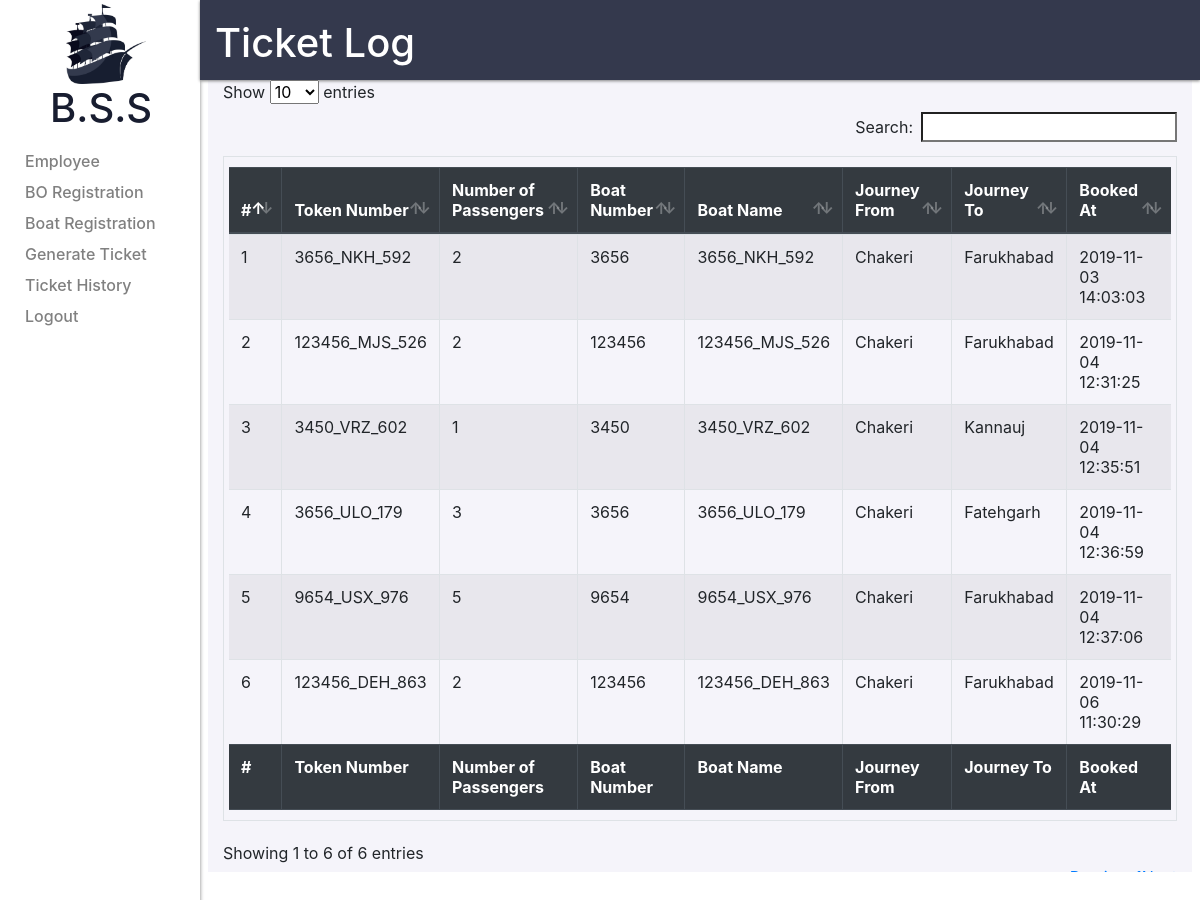
Screenshot of /modules/admin/ticket_history.php (signed in) with the database file from the repository.
### tables this page shows
CREATE TABLE `unreserved_ticket_log` (
  `id` int(10) NOT NULL,
  `boatid` int(10) NOT NULL,
  `number_of_passenger` int(10) NOT NULL,
  `portfrom` int(10) NOT NULL,
  `portto` int(10) NOT NULL,
  `token` varchar(40) NOT NULL,
  `tripid` int(10) NOT NULL,
  `paymentid` int(10) NOT NULL,
  `bookedat` timestamp NOT NULL DEFAULT current_timestamp()
);

CREATE TABLE `boatdetails` (
  `boatid` int(11) NOT NULL,
  `boatowner` int(11) DEFAULT NULL,
  `boatname` varchar(30) DEFAULT NULL,
  `boatnumber` varchar(30) DEFAULT NULL,
  `personcapacity` bigint(20) DEFAULT NULL,
  `weightcapacity` bigint(10) DEFAULT NULL,
  `status` int(1) NOT NULL DEFAULT 0,
  `boatlogo` varchar(50) DEFAULT NULL,
  `boatlogourl` varchar(350) DEFAULT NULL,
  `brandname` varchar(30) DEFAULT NULL,
  `modelname` varchar(30) DEFAULT NULL,
  `createdat` datetime DEFAULT NULL,
  `createdby` int(11) DEFAULT NULL,
  `updatedat` datetime DEFAULT NULL,
  `updatedby` int(11) DEFAULT NULL
);

CREATE TABLE `ports` (
  `portid` int(10) NOT NULL,
  `portname` varchar(30) NOT NULL,
  `stateid` int(10) NOT NULL,
  `portlongitude` bigint(20) NOT NULL,
  `portlatitude` bigint(20) NOT NULL
);

### modules/admin/ticket_history.php (the view, shortened to what this page needs)
<?php
require"../../includes/admin/layout/head.php";
require"../../includes/admin/layout/sidebar.php";
require"../../includes/admin/dbconnect.php";
$select_ticktes_query="SELECT * FROM unreserved_ticket_log";
$execute_select_ticktes_query=mysqli_query($connect,$select_ticktes_query);
$select_ports_query="SELECT portname,portid FROM ports";
$execute_select_ports_query=mysqli_query($connect,$select_ports_query);
while($ports_data=mysqli_fetch_assoc($execute_select_ports_query))
{
    $ports[]=$ports_data;
}
$select_boat_details_query="SELECT boatid,boatnumber FROM boatdetails";
$execute_select_boat_details_query=mysqli_query($connect,$select_boat_details_query);
while($boats_data=mysqli_fetch_assoc($execute_select_boat_details_query))
{
    $boats[]=$boats_data;
}
$index=1;
?>
<div class="col-10 header_container">
<h1 class=header_name>Ticket Log</h1>
</div>
<div class="container">
    <div class="row">
        <div class="col">
        <table id="tickets_list" class="table customtable table-striped table-bordered">
            <thead class="thead-dark">
                <tr>
                    <th scope="col">#</th>
                    <th scope="col">Token Number</th>
                    <th scope="col">Number of Passengers</th>
                    <th scope="col">Boat Number</th>
                    <th scope="col">Boat Name</th>
                    <th scope="col">Journey From</th>
                    <th scope="col">Journey To</th>
                    <th scope="col">Booked At</th>
                </tr>
            </thead>
            <tbody>
            <?php
            while($ticket_data=mysqli_fetch_assoc($execute_select_ticktes_query))
            {
            ?>
            <tr>
                <td><?=$index?></td>
                <td><?=$ticket_data['token']?></td>
                <td><?=$ticket_data['number_of_passenger']?></td>
                <td>
                    <?php
                        foreach($boats as $boat)
                        {
                            if($boat['boatid']==$ticket_data['boatid'])
                            {
                                echo $boat['boatnumber'];
                            }
                        }
                    ?>
                </td>
                <td><?=$ticket_data['token']?></td>
                <td>
                    <?php
                        foreach($ports as $port)
                        {
                            if($port['portid']==$ticket_data['portfrom'])
                            {
                                echo $port['portname'];
                            }
                        }
                    ?>
                </td>
                <td>
                    <?php
                    foreach($ports as $port)
                        {
                            if($port['portid']==$ticket_data['portto'])
                            {
                                echo $port['portname'];
                            }
                        }
                    ?>
                </td>
                <td><?=$ticket_data['bookedat']?></td>
            </tr>
            <?php
            $index++;
            }
            ?>
            </tbody>
            <tfoot class="thead-dark">
                <tr>
                    <th scope="col">#</th>
                    <th scope="col">Token Number</th>
                    <th scope="col">Number of Passengers</th>
                    <th scope="col">Boat Number</th>
                    <th scope="col">Boat Name</th>
                    <th scope="col">Journey From</th>
                    <th scope="col">Journey To</th>
                    <th scope="col">Booked At</th>
                </tr>
            </tfoot>
        </table>
        </div>
    </div>
</div>

### style/style.css (style rules this page uses)
.header_container { height: 80px; background-color: #34394D; float: right; box-shadow: 0px 1px 3px grey; }
.header_container h1 { color: white; margin: 0% 0%; padding-top: 2%; }
.container { background-color:#F5F4FA ; height: 100%; width: 100%; max-width: 82% !important; max-height: 86% !important; overflow-y: scroll; }
body { margin: 0px; }
.customtable { padding: 10px 5px; }
.row { margin-right: 0px !important; margin-left: 0px !important; }
.col { padding-right: 0px !important; padding-left: 0px !important; }

### rows the page displays
unreserved_ticket_log: token "3656_NKH_592", number_of_passenger "2", bookedat "2019-11-03 14:03:03"
boatdetails: boatnumber "3656"
ports: portname "Chakeri"
ports: portname "Farukhabad"
unreserved_ticket_log: token "123456_MJS_526", number_of_passenger "2", bookedat "2019-11-04 12:31:25"
boatdetails: boatnumber "123456"
unreserved_ticket_log: token "3450_VRZ_602", number_of_passenger "1", bookedat "2019-11-04 12:35:51"
boatdetails: boatnumber "3450"
ports: portname "Kannauj"
unreserved_ticket_log: token "3656_ULO_179", number_of_passenger "3", bookedat "2019-11-04 12:36:59"
ports: portname "Fatehgarh"
unreserved_ticket_log: token "9654_USX_976", number_of_passenger "5", bookedat "2019-11-04 12:37:06"
boatdetails: boatnumber "9654"
unreserved_ticket_log: token "123456_DEH_863", number_of_passenger "2", bookedat "2019-11-06 11:30:29"
